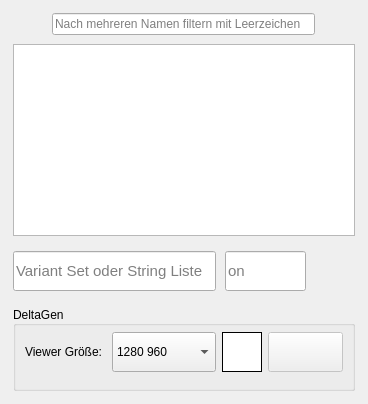
          <widget class="QWidget" name="Varianten">
           <attribute name="icon">
            <iconset resource="res/gui_resource.qrc">
             <normaloff>:/type/options.png</normaloff>:/type/options.png</iconset>
           </attribute>
           <attribute name="title">
            <string>Variantenliste</string>
           </attribute>
           <layout class="QVBoxLayout" name="verticalLayout">
            <property name="spacing">
             <number>9</number>
            </property>
            <property name="leftMargin">
             <number>13</number>
            </property>
            <property name="topMargin">
             <number>13</number>
            </property>
            <property name="rightMargin">
             <number>13</number>
            </property>
            <property name="bottomMargin">
             <number>13</number>
            </property>
            <item>
             <layout class="QHBoxLayout" name="horizontalLayout_Variants">
              <property name="spacing">
               <number>9</number>
              </property>
              <property name="leftMargin">
               <number>0</number>
              </property>
              <item alignment="Qt::AlignLeft">
               <widget class="QPushButton" name="pushButton_Var_sort">
                <property name="maximumSize">
                 <size>
                  <width>30</width>
                  <height>40</height>
                 </size>
                </property>
                <property name="focusPolicy">
                 <enum>Qt::ClickFocus</enum>
                </property>
                <property name="statusTip">
                 <string>Sortiert gesamte Tabelle von zum Beispiel 1, 3, 8 zu 1,2,3</string>
                </property>
                <property name="icon">
                 <iconset resource="res/gui_resource.qrc">
                  <normaloff>:/main/sort.png</normaloff>:/main/sort.png</iconset>
                </property>
                <property name="iconSize">
                 <size>
                  <width>30</width>
                  <height>30</height>
                 </size>
                </property>
                <property name="checkable">
                 <bool>false</bool>
                </property>
                <property name="flat">
                 <bool>true</bool>
                </property>
               </widget>
              </item>
              <item>
               <widget class="QLineEdit" name="lineEdit_Var_filter">
                <property name="sizePolicy">
                 <sizepolicy hsizetype="Expanding" vsizetype="Fixed">
                  <horstretch>0</horstretch>
                  <verstretch>0</verstretch>
                 </sizepolicy>
                </property>
                <property name="focusPolicy">
                 <enum>Qt::ClickFocus</enum>
                </property>
                <property name="statusTip">
                 <string>Filter Benutzer Presets nach Namen.</string>
                </property>
                <property name="layoutDirection">
                 <enum>Qt::LeftToRight</enum>
                </property>
                <property name="placeholderText">
                 <string>Nach mehreren Namen filtern mit Leerzeichen</string>
                </property>
                <property name="cursorMoveStyle">
                 <enum>Qt::VisualMoveStyle</enum>
                </property>
               </widget>
              </item>
              <item>
               <widget class="QPushButton" name="pushButton_delVariants">
                <property name="maximumSize">
                 <size>
                  <width>40</width>
                  <height>40</height>
                 </size>
                </property>
                <property name="font">
                 <font>
                  <pointsize>6</pointsize>
                 </font>
                </property>
                <property name="focusPolicy">
                 <enum>Qt::ClickFocus</enum>
                </property>
                <property name="statusTip">
                 <string>Doppelklick leert die Varianten Liste.</string>
                </property>
                <property name="icon">
                 <iconset resource="res/gui_resource.qrc">
                  <normaloff>:/main/delete_list.png</normaloff>:/main/delete_list.png</iconset>
                </property>
                <property name="iconSize">
                 <size>
                  <width>30</width>
                  <height>30</height>
                 </size>
                </property>
                <property name="flat">
                 <bool>true</bool>
                </property>
               </widget>
              </item>
             </layout>
            </item>
            <item>
             <layout class="QHBoxLayout" name="horizontalLayout_Variant_Tree">
              <property name="spacing">
               <number>0</number>
              </property>
              <property name="topMargin">
               <number>0</number>
              </property>
              <item>
               <widget class="QTreeView" name="variantTree"/>
              </item>
             </layout>
            </item>
            <item>
             <layout class="QHBoxLayout" name="horizontalLayout_addVariant">
              <property name="sizeConstraint">
               <enum>QLayout::SetDefaultConstraint</enum>
              </property>
              <property name="leftMargin">
               <number>0</number>
              </property>
              <property name="topMargin">
               <number>6</number>
              </property>
              <property name="bottomMargin">
               <number>6</number>
              </property>
              <item>
               <widget class="QLineEdit" name="plainTextEdit_addVariant_Setname">
                <property name="sizePolicy">
                 <sizepolicy hsizetype="Expanding" vsizetype="Maximum">
                  <horstretch>5</horstretch>
                  <verstretch>0</verstretch>
                 </sizepolicy>
                </property>
                <property name="minimumSize">
                 <size>
                  <width>0</width>
                  <height>40</height>
                 </size>
                </property>
                <property name="font">
                 <font>
                  <pointsize>11</pointsize>
                 </font>
                </property>
                <property name="focusPolicy">
                 <enum>Qt::ClickFocus</enum>
                </property>
                <property name="statusTip">
                 <string>Zeichenketten mit Zeilenumbruch/Leerzeichen/Semikolon erstellen mehrere Varianten. Copy und Paste aus PR String Liste, Excel Suche oder Varianten.cmd Files möglich.</string>
                </property>
                <property name="placeholderText">
                 <string>Variant Set oder String Liste</string>
                </property>
               </widget>
              </item>
              <item alignment="Qt::AlignLeft">
               <widget class="QLineEdit" name="plainTextEdit_addVariant_Variant">
                <property name="sizePolicy">
                 <sizepolicy hsizetype="Expanding" vsizetype="Maximum">
                  <horstretch>2</horstretch>
                  <verstretch>0</verstretch>
                 </sizepolicy>
                </property>
                <property name="minimumSize">
                 <size>
                  <width>0</width>
                  <height>40</height>
                 </size>
                </property>
                <property name="font">
                 <font>
                  <pointsize>11</pointsize>
                 </font>
                </property>
                <property name="focusPolicy">
                 <enum>Qt::ClickFocus</enum>
                </property>
                <property name="statusTip">
                 <string>Variante bzw. der Variantenschalter. Text ohne Semikolon, Sonderzeichen oder Ähnlichem.</string>
                </property>
                <property name="placeholderText">
                 <string>on</string>
                </property>
               </widget>
              </item>
              <item alignment="Qt::AlignRight">
               <widget class="QPushButton" name="pushButton_addVariant">
                <property name="maximumSize">
                 <size>
                  <width>53</width>
                  <height>40</height>
                 </size>
                </property>
                <property name="focusPolicy">
                 <enum>Qt::ClickFocus</enum>
                </property>
                <property name="statusTip">
                 <string>Fügt eingegebenen Text der Varianten Liste hinzu.</string>
                </property>
                <property name="text">
                 <string/>
                </property>
                <property name="icon">
                 <iconset resource="res/gui_resource.qrc">
                  <normaloff>:/main/ios7-plus.png</normaloff>:/main/ios7-plus.png</iconset>
                </property>
                <property name="iconSize">
                 <size>
                  <width>35</width>
                  <height>35</height>
                 </size>
                </property>
                <property name="flat">
                 <bool>true</bool>
                </property>
               </widget>
              </item>
             </layout>
            </item>
            <item>
             <widget class="QGroupBox" name="deltaGenBox">
              <property name="title">
               <string>DeltaGen</string>
              </property>
              <property name="alignment">
               <set>Qt::AlignLeading|Qt::AlignLeft|Qt::AlignVCenter</set>
              </property>
              <property name="flat">
               <bool>false</bool>
              </property>
              <property name="checkable">
               <bool>false</bool>
              </property>
              <layout class="QHBoxLayout" name="horizontalLayout_10">
               <property name="leftMargin">
                <number>9</number>
               </property>
               <property name="topMargin">
                <number>6</number>
               </property>
               <property name="rightMargin">
                <number>9</number>
               </property>
               <property name="bottomMargin">
                <number>16</number>
               </property>
               <item>
                <widget class="QLabel" name="label_ViewerSize">
                 <property name="sizePolicy">
                  <sizepolicy hsizetype="Preferred" vsizetype="Preferred">
                   <horstretch>3</horstretch>
                   <verstretch>0</verstretch>
                  </sizepolicy>
                 </property>
                 <property name="text">
                  <string>Viewer Größe: </string>
                 </property>
                </widget>
               </item>
               <item>
                <widget class="QComboBox" name="comboBox_ViewerSize">
                 <property name="sizePolicy">
                  <sizepolicy hsizetype="MinimumExpanding" vsizetype="Fixed">
                   <horstretch>10</horstretch>
                   <verstretch>0</verstretch>
                  </sizepolicy>
                 </property>
                 <property name="minimumSize">
                  <size>
                   <width>0</width>
                   <height>40</height>
                  </size>
                 </property>
                 <property name="currentIndex">
                  <number>4</number>
                 </property>
                 <item>
                  <property name="text">
                   <string>640 360</string>
                  </property>
                  <property name="icon">
                   <iconset resource="res/gui_resource.qrc">
                    <normaloff>:/type/img.png</normaloff>:/type/img.png</iconset>
                  </property>
                 </item>
                 <item>
                  <property name="text">
                   <string>640 480</string>
                  </property>
                  <property name="icon">
                   <iconset resource="res/gui_resource.qrc">
                    <normaloff>:/type/viewset.png</normaloff>:/type/viewset.png</iconset>
                  </property>
                 </item>
                 <item>
                  <property name="text">
                   <string>1080 1080</string>
                  </property>
                  <property name="icon">
                   <iconset resource="res/gui_resource.qrc">
                    <normaloff>:/type/preset.png</normaloff>:/type/preset.png</iconset>
                  </property>
                 </item>
                 <item>
                  <property name="text">
                   <string>1280 720</string>
                  </property>
                  <property name="icon">
                   <iconset resource="res/gui_resource.qrc">
                    <normaloff>:/type/img.png</normaloff>:/type/img.png</iconset>
                  </property>
                 </item>
                 <item>
                  <property name="text">
                   <string>1280 960</string>
                  </property>
                  <property name="icon">
                   <iconset resource="res/gui_resource.qrc">
                    <normaloff>:/type/viewset.png</normaloff>:/type/viewset.png</iconset>
                  </property>
                 </item>
                 <item>
                  <property name="text">
                   <string>1920 1080</string>
                  </property>
                  <property name="icon">
                   <iconset resource="res/gui_resource.qrc">
                    <normaloff>:/type/img.png</normaloff>:/type/img.png</iconset>
                  </property>
                 </item>
                 <item>
                  <property name="text">
                   <string>1920 1440</string>
                  </property>
                  <property name="icon">
                   <iconset resource="res/gui_resource.qrc">
                    <normaloff>:/type/viewset.png</normaloff>:/type/viewset.png</iconset>
                  </property>
                 </item>
                 <item>
                  <property name="text">
                   <string>2880 1620</string>
                  </property>
                  <property name="icon">
                   <iconset resource="res/gui_resource.qrc">
                    <normaloff>:/type/img.png</normaloff>:/type/img.png</iconset>
                  </property>
                 </item>
                 <item>
                  <property name="text">
                   <string>2560 1920</string>
                  </property>
                  <property name="icon">
                   <iconset resource="res/gui_resource.qrc">
                    <normaloff>:/type/viewset.png</normaloff>:/type/viewset.png</iconset>
                  </property>
                 </item>
                 <item>
                  <property name="text">
                   <string>3840 2160</string>
                  </property>
                  <property name="icon">
                   <iconset resource="res/gui_resource.qrc">
                    <normaloff>:/type/img.png</normaloff>:/type/img.png</iconset>
                  </property>
                 </item>
                </widget>
               </item>
               <item>
                <widget class="QColorButton" name="pushButton_Bgr">
                 <property name="sizePolicy">
                  <sizepolicy hsizetype="Minimum" vsizetype="Fixed">
                   <horstretch>5</horstretch>
                   <verstretch>0</verstretch>
                  </sizepolicy>
                 </property>
                 <property name="minimumSize">
                  <size>
                   <width>40</width>
                   <height>40</height>
                  </size>
                 </property>
                 <property name="maximumSize">
                  <size>
                   <width>40</width>
                   <height>40</height>
                  </size>
                 </property>
                 <property name="styleSheet">
                  <string notr="true">QPushButton#pushButton_Bgr {background-color: #ffffff; border: 1px solid rgb(0, 0, 0);}</string>
                 </property>
                 <property name="icon">
                  <iconset resource="res/gui_resource.qrc">
                   <normaloff>:/main/paint.png</normaloff>:/main/paint.png</iconset>
                 </property>
                 <property name="flat">
                  <bool>true</bool>
                 </property>
                </widget>
               </item>
               <item>
                <widget class="QPushButton" name="pushButton_abort">
                 <property name="enabled">
                  <bool>false</bool>
                 </property>
                 <property name="sizePolicy">
                  <sizepolicy hsizetype="Preferred" vsizetype="Fixed">
                   <horstretch>5</horstretch>
                   <verstretch>0</verstretch>
                  </sizepolicy>
                 </property>
                 <property name="minimumSize">
                  <size>
                   <width>75</width>
                   <height>40</height>
                  </size>
                 </property>
                 <property name="maximumSize">
                  <size>
                   <width>75</width>
                   <height>40</height>
                  </size>
                 </property>
                 <property name="focusPolicy">
                  <enum>Qt::ClickFocus</enum>
                 </property>
                 <property name="statusTip">
                  <string>Bricht laufende Sendung an DeltaGen ab.</string>
                 </property>
                 <property name="icon">
                  <iconset resource="res/gui_resource.qrc">
                   <normaloff>:/main/close.png</normaloff>:/main/close.png</iconset>
                 </property>
                 <property name="iconSize">
                  <size>
                   <width>30</width>
                   <height>30</height>
                  </size>
                 </property>
                 <property name="flat">
                  <bool>false</bool>
                 </property>
                </widget>
               </item>
              </layout>
             </widget>
            </item>
           </layout>
          </widget>
